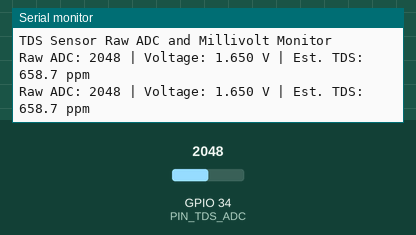
Recording of a sketch running on a simulated ESP32. On the bench: the last lines printed to the serial monitor. The inputs (shaded band) are chosen by the test bench; at power-on: GPIO 34 (PIN_TDS_ADC) = 2048 (analog values on the 0–4095 scale).

Above: at 1.2 s.
1.3 s: GPIO 34 (PIN_TDS_ADC) set to 1070
At 2.6 s:
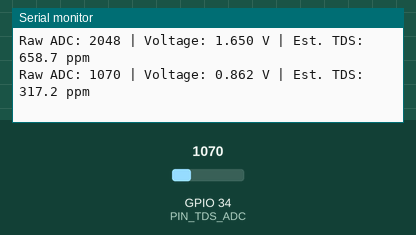
2.8 s: GPIO 34 (PIN_TDS_ADC) set to 936
At 3.9 s:
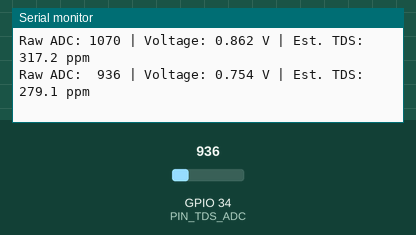
5.5 s: GPIO 34 (PIN_TDS_ADC) set to 107
At 6.5 s:
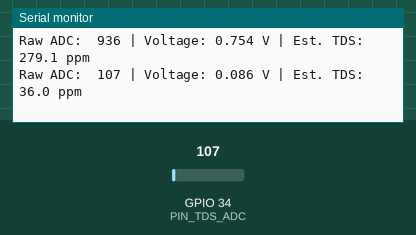
7.0 s: GPIO 34 (PIN_TDS_ADC) set to 93
At 7.7 s:
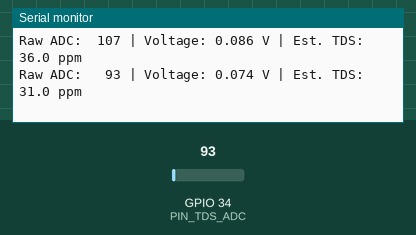

Measured:
- the behaviour switches between 1000 and 999 on GPIO 34 (PIN_TDS_ADC) (found by bisection; images 1 and 2)
- the behaviour switches between 100 and 99 on GPIO 34 (PIN_TDS_ADC) (found by bisection; images 3 and 4)
- after the input at 1.3 s, the serial monitor: prints a new line after 0.74 s (image 1)
- after the input at 2.8 s, the serial monitor: prints a new line after 0.25 s (image 2)
- after the input at 5.5 s, the serial monitor: prints a new line after 0.59 s (image 3)
- after the input at 7.0 s, the serial monitor: prints a new line after 0.10 s (image 4)

The sketch:

03_tds_test.ino
```cpp
#define PIN_TDS_ADC 34

void setup() {
  Serial.begin(115200);
  pinMode(PIN_TDS_ADC, INPUT);
  analogSetAttenuation(ADC_11db);
  analogReadResolution(12);
  Serial.println("TDS Sensor Raw ADC and Millivolt Monitor");
}

void loop() {
  uint32_t rawSum = 0;
  uint32_t mvSum = 0;
  const int samples = 30;

  for (int i = 0; i < samples; i++) {
    rawSum += analogRead(PIN_TDS_ADC);
    mvSum += analogReadMilliVolts(PIN_TDS_ADC);
    delayMicroseconds(200);
  }

  float avgRaw = (float)rawSum / samples;
  float avgMv  = (float)mvSum / samples;
  float voltage = avgMv / 1000.0f;

  // Approximate TDS calculation at 25 deg C
  float tdsPpm = (133.42f * pow(voltage, 3) - 255.86f * pow(voltage, 2) + 857.39f * voltage) * 0.5f;
  if (tdsPpm < 0) tdsPpm = 0;

  Serial.printf("Raw ADC: %4.0f | Voltage: %1.3f V | Est. TDS: %4.1f ppm\n", avgRaw, voltage, tdsPpm);
  delay(1000);
}
```
